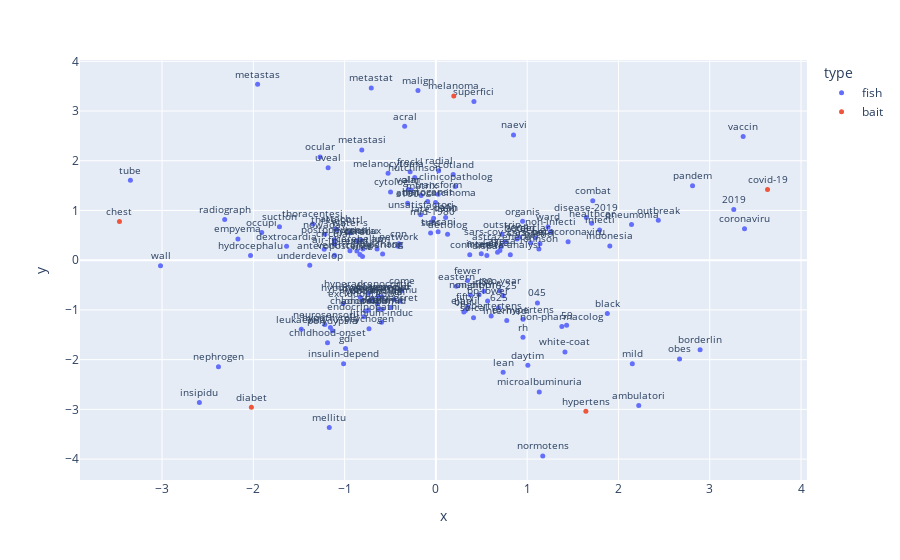

Source (notebook cell):
### Code cell
picture = machine.plot(skip='')
picture.write_html("SG-plot.html")
picture.show()

### Figure 1 — Plotly figure (JSON) as saved in the notebook; plotly's stock layout.template omitted (floating-point values rounded to 4 significant figures; data arrays with more than 128 entries replaced by an {"elided": "..."} marker saying what was removed)
{"data": [{"hovertemplate": "type=fish<br>x=%{x}<br>y=%{y}<br>word=%{text}<extra></extra>", "legendgroup": "fish", "marker": {"color": "#636efa", "size": 5, "symbol": "circle"}, "mode": "markers+text", "name": "fish", "orientation": "v", "showlegend": true, "text": {"elided": "150 str values"}, "textfont": {"size": 10}, "textposition": "top center", "type": "scatter", "x": {"elided": "150 float values"}, "xaxis": "x", "y": {"elided": "150 float values"}, "yaxis": "y"}, {"hovertemplate": "type=bait<br>x=%{x}<br>y=%{y}<br>word=%{text}<extra></extra>", "legendgroup": "bait", "marker": {"color": "#EF553B", "size": 5, "symbol": "circle"}, "mode": "markers+text", "name": "bait", "orientation": "v", "showlegend": true, "text": ["melanoma", "covid-19", "diabet", "chest", "hypertens"], "textfont": {"size": 10}, "textposition": "top center", "type": "scatter", "x": [0.1961, 3.633, -2.021, -3.466, 1.643], "xaxis": "x", "y": [3.304, 1.421, -2.956, 0.779, -3.037], "yaxis": "y"}], "layout": {"legend": {"title": {"text": "type"}, "tracegroupgap": 0}, "margin": {"t": 60}, "xaxis": {"anchor": "y", "domain": [0, 1], "title": {"text": "x"}}, "yaxis": {"anchor": "x", "domain": [0, 1], "title": {"text": "y"}}}}
